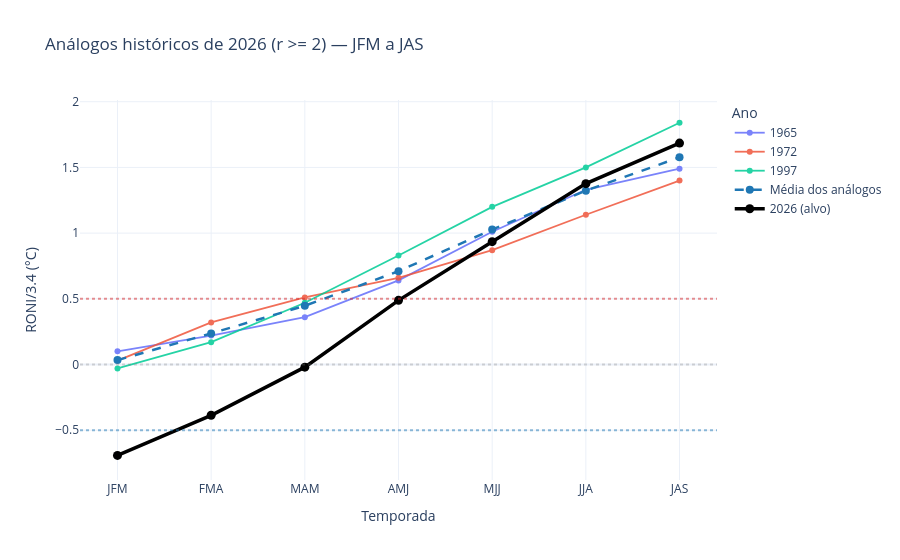

Write notebook code for a chart like this one.
### Code cell
# 20 - Comparação dos Correlatos históricos vs 2026

import plotly.graph_objects as go

ordem_seas = ["JFM", "FMA", "MAM", "AMJ", "MJJ", "JJA", "JAS"]

# Alvo 2026 na ordem corretaa
alvo = (
    df_roni.set_index("Temporada")
    .reindex(ordem_seas)["RONI/3.4"]
    .values
)

# Média dos análogos (por temporada)
mat_med = sel_amplo[ordem_seas].values.astype(float)
media_an = mat_med.mean(axis=0)

fig = go.Figure()

# ------------------------------------------------------------
# 1. Análogos individuais
# ------------------------------------------------------------
for _, row in sel_amplo.sort_values("Ano").iterrows():
    seq = [row[t] for t in ordem_seas]
    fig.add_trace(go.Scatter(
        x=ordem_seas,
        y=seq,
        mode="lines+markers",
        name=f'{int(row["Ano"])}',
        line=dict(width=1.8),
        opacity=0.85,
        hovertemplate=(
            f'<b>{int(row["Ano"])}</b><br>'
            '%{x} = %{y:.3f}<br>'
            f'Correlação: {row["Correlacao"]:.3f}<br>'
            f'RMSE: {row["RMSE"]:.3f}'
            '<extra></extra>'
        ),
    ))

# ------------------------------------------------------------
# 2. Média dos análogos  (hex no lugar de "tab:blue")
# ------------------------------------------------------------
fig.add_trace(go.Scatter(
    x=ordem_seas,
    y=media_an,
    mode="lines+markers",
    name="Média dos análogos",
    line=dict(width=2.5, color="#1f77b4", dash="dash"),
    marker=dict(size=8, color="#1f77b4"),
    hovertemplate=(
        '<b>Média dos análogos</b><br>'
        '%{x} = %{y:.3f}'
        '<extra></extra>'
    ),
))

# ------------------------------------------------------------
# 3. 2026 em destaque
# ------------------------------------------------------------
fig.add_trace(go.Scatter(
    x=ordem_seas,
    y=alvo,
    mode="lines+markers",
    name="2026 (alvo)",
    line=dict(width=3.5, color="#000000"),
    marker=dict(size=9, color="#000000"),
    hovertemplate=(
        '<b>2026 (alvo)</b><br>'
        '%{x} = %{y:.3f}'
        '<extra></extra>'
    ),
))

# ------------------------------------------------------------
# 4. Limiares ENSO
# ------------------------------------------------------------
fig.add_hline(y=0.5,  line_dash="dot", line_color="#d62728", opacity=0.5)
fig.add_hline(y=-0.5, line_dash="dot", line_color="#1f77b4", opacity=0.5)
fig.add_hline(y=0,    line_dash="dot", line_color="#7f7f7f", opacity=0.3)

fig.update_layout(
    title=f"Análogos históricos de 2026 (r >= {LIMIAR}) — JFM a JAS",
    xaxis_title="Temporada",
    yaxis_title="RONI/3.4 (°C)",
    template="plotly_white",
    hovermode="closest",
    legend_title="Ano",
)

fig.show()

### Figure 1 — Plotly figure (JSON) as saved in the notebook; plotly's stock layout.template omitted (floating-point values rounded to 4 significant figures)
{"data": [{"hovertemplate": "<b>1965</b><br>%{x} = %{y:.3f}<br>Correlação: 0.993<br>RMSE: 0.415<extra></extra>", "line": {"width": 1.8}, "mode": "lines+markers", "name": "1965", "opacity": 0.85, "type": "scatter", "x": ["JFM", "FMA", "MAM", "AMJ", "MJJ", "JJA", "JAS"], "y": [0.1, 0.22, 0.36, 0.64, 1.01, 1.33, 1.49]}, {"hovertemplate": "<b>1972</b><br>%{x} = %{y:.3f}<br>Correlação: 0.990<br>RMSE: 0.459<extra></extra>", "line": {"width": 1.8}, "mode": "lines+markers", "name": "1972", "opacity": 0.85, "type": "scatter", "x": ["JFM", "FMA", "MAM", "AMJ", "MJJ", "JJA", "JAS"], "y": [0.03, 0.32, 0.51, 0.66, 0.87, 1.14, 1.4]}, {"hovertemplate": "<b>1997</b><br>%{x} = %{y:.3f}<br>Correlação: 0.999<br>RMSE: 0.416<extra></extra>", "line": {"width": 1.8}, "mode": "lines+markers", "name": "1997", "opacity": 0.85, "type": "scatter", "x": ["JFM", "FMA", "MAM", "AMJ", "MJJ", "JJA", "JAS"], "y": [-0.03, 0.17, 0.47, 0.83, 1.2, 1.5, 1.84]}, {"hovertemplate": "<b>Média dos análogos</b><br>%{x} = %{y:.3f}<extra></extra>", "line": {"color": "#1f77b4", "dash": "dash", "width": 2.5}, "marker": {"color": "#1f77b4", "size": 8}, "mode": "lines+markers", "name": "Média dos análogos", "type": "scatter", "x": ["JFM", "FMA", "MAM", "AMJ", "MJJ", "JJA", "JAS"], "y": [0.03333, 0.2367, 0.4467, 0.71, 1.027, 1.323, 1.577]}, {"hovertemplate": "<b>2026 (alvo)</b><br>%{x} = %{y:.3f}<extra></extra>", "line": {"color": "#000000", "width": 3.5}, "marker": {"color": "#000000", "size": 9}, "mode": "lines+markers", "name": "2026 (alvo)", "type": "scatter", "x": ["JFM", "FMA", "MAM", "AMJ", "MJJ", "JJA", "JAS"], "y": [-0.6917, -0.3867, -0.02, 0.4883, 0.935, 1.377, 1.685]}], "layout": {"hovermode": "closest", "legend": {"title": {"text": "Ano"}}, "shapes": [{"line": {"color": "#d62728", "dash": "dot"}, "opacity": 0.5, "type": "line", "x0": 0, "x1": 1, "xref": "x domain", "y0": 0.5, "y1": 0.5, "yref": "y"}, {"line": {"color": "#1f77b4", "dash": "dot"}, "opacity": 0.5, "type": "line", "x0": 0, "x1": 1, "xref": "x domain", "y0": -0.5, "y1": -0.5, "yref": "y"}, {"line": {"color": "#7f7f7f", "dash": "dot"}, "opacity": 0.3, "type": "line", "x0": 0, "x1": 1, "xref": "x domain", "y0": 0, "y1": 0, "yref": "y"}], "title": {"text": "Análogos históricos de 2026 (r >= 2) — JFM a JAS"}, "xaxis": {"title": {"text": "Temporada"}}, "yaxis": {"title": {"text": "RONI/3.4 (°C)"}}}}
